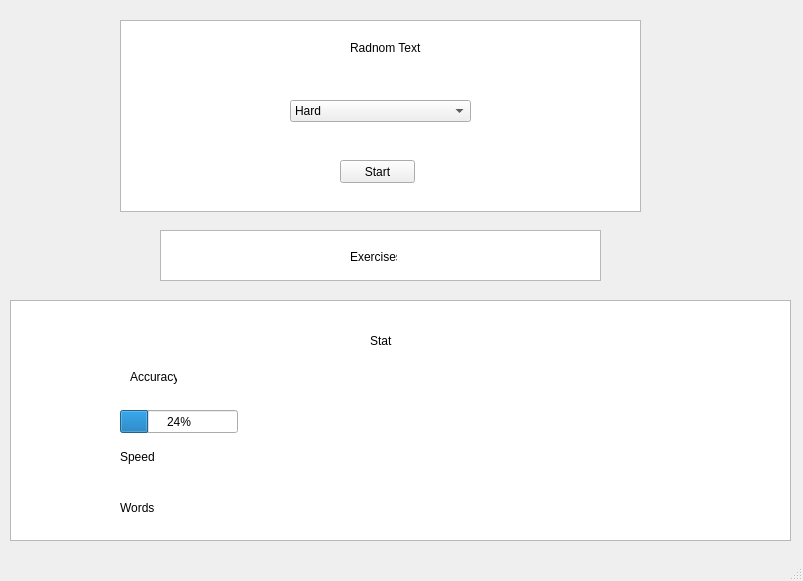
<?xml version="1.0" encoding="UTF-8"?>
<ui version="4.0">
 <class>MainWindow</class>
 <widget class="QMainWindow" name="MainWindow">
  <property name="geometry">
   <rect>
    <x>0</x>
    <y>0</y>
    <width>803</width>
    <height>581</height>
   </rect>
  </property>
  <property name="windowTitle">
   <string>MainWindow</string>
  </property>
  <widget class="QWidget" name="centralwidget">
   <widget class="QGraphicsView" name="graphicsView_4">
    <property name="geometry">
     <rect>
      <x>120</x>
      <y>20</y>
      <width>521</width>
      <height>192</height>
     </rect>
    </property>
   </widget>
   <widget class="QPushButton" name="pushButton_2">
    <property name="geometry">
     <rect>
      <x>340</x>
      <y>160</y>
      <width>75</width>
      <height>23</height>
     </rect>
    </property>
    <property name="text">
     <string>Start</string>
    </property>
   </widget>
   <widget class="QComboBox" name="comboBox">
    <property name="geometry">
     <rect>
      <x>290</x>
      <y>100</y>
      <width>181</width>
      <height>22</height>
     </rect>
    </property>
    <item>
     <property name="text">
      <string>Hard</string>
     </property>
    </item>
    <item>
     <property name="text">
      <string>Easy</string>
     </property>
    </item>
   </widget>
   <widget class="QLabel" name="label_3">
    <property name="geometry">
     <rect>
      <x>350</x>
      <y>40</y>
      <width>101</width>
      <height>16</height>
     </rect>
    </property>
    <property name="text">
     <string>Radnom Text</string>
    </property>
   </widget>
   <widget class="QGraphicsView" name="graphicsView_5">
    <property name="geometry">
     <rect>
      <x>160</x>
      <y>230</y>
      <width>441</width>
      <height>51</height>
     </rect>
    </property>
   </widget>
   <widget class="QLabel" name="label_2">
    <property name="geometry">
     <rect>
      <x>350</x>
      <y>250</y>
      <width>47</width>
      <height>14</height>
     </rect>
    </property>
    <property name="text">
     <string>Exercises</string>
    </property>
   </widget>
   <widget class="QGraphicsView" name="graphicsView">
    <property name="geometry">
     <rect>
      <x>10</x>
      <y>300</y>
      <width>781</width>
      <height>241</height>
     </rect>
    </property>
   </widget>
   <widget class="QLabel" name="label">
    <property name="geometry">
     <rect>
      <x>370</x>
      <y>320</y>
      <width>131</width>
      <height>41</height>
     </rect>
    </property>
    <property name="text">
     <string>Stat</string>
    </property>
   </widget>
   <widget class="QProgressBar" name="progressBar">
    <property name="geometry">
     <rect>
      <x>120</x>
      <y>410</y>
      <width>118</width>
      <height>23</height>
     </rect>
    </property>
    <property name="value">
     <number>24</number>
    </property>
   </widget>
   <widget class="QLabel" name="label_4">
    <property name="geometry">
     <rect>
      <x>130</x>
      <y>370</y>
      <width>47</width>
      <height>14</height>
     </rect>
    </property>
    <property name="text">
     <string>Accuracy</string>
    </property>
   </widget>
   <widget class="QLabel" name="label_5">
    <property name="geometry">
     <rect>
      <x>120</x>
      <y>450</y>
      <width>47</width>
      <height>14</height>
     </rect>
    </property>
    <property name="text">
     <string>Speed</string>
    </property>
   </widget>
   <widget class="QLabel" name="label_6">
    <property name="geometry">
     <rect>
      <x>120</x>
      <y>500</y>
      <width>111</width>
      <height>16</height>
     </rect>
    </property>
    <property name="text">
     <string>Words</string>
    </property>
   </widget>
  </widget>
  <widget class="QStatusBar" name="statusbar"/>
 </widget>
 <resources/>
 <connections/>
</ui>
